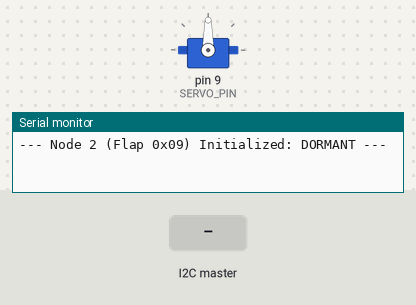
Bench run of a sketch on a simulated Arduino Uno, built with avr-gcc and run on an emulated ATmega328P. Parts: servo, the last lines printed to the serial monitor. Inputs (shaded band) come from the test bench.

Above: at 1.2 s.
1.3 s: the I2C master sends "S"
At 2.7 s:
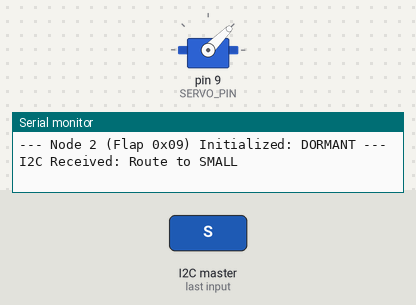
3.0 s: the I2C master sends "L"
At 4.0 s:
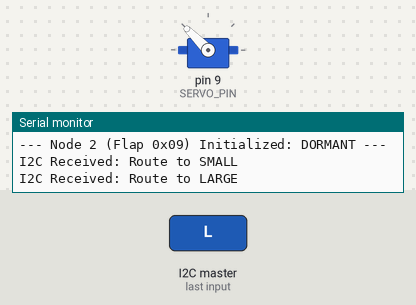
4.9 s: the I2C master sends "s"
At 5.28 s:
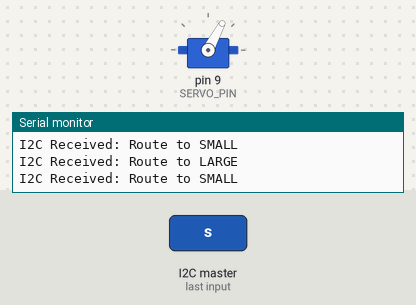
6.8 s: the I2C master sends "l"
At 7.18 s:
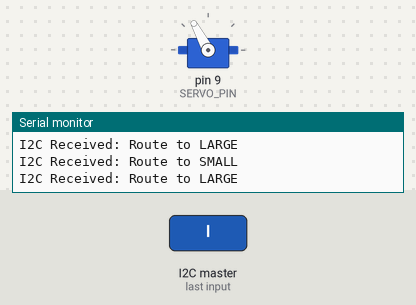
Timing chart, 0 to 9.7 s (numbered marks = the images above; inputs shaded):
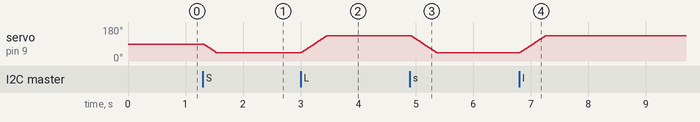

Measured:
- after the input at 1.3 s, servo on pin 9 (SERVO_PIN): moves from 90° to 45° over 0.22 s, starting at once
- after the input at 3.0 s, servo on pin 9 (SERVO_PIN): moves from 45° to 135° over 0.45 s, starting at once
- after the input at 4.9 s, servo on pin 9 (SERVO_PIN): moves from 135° to 45° over 0.45 s, starting at once
- after the input at 6.8 s, servo on pin 9 (SERVO_PIN): moves from 45° to 135° over 0.45 s, starting at once

The sketch:

module2Servo.ino
```cpp
#include <Wire.h>
#include <Servo.h>

///////////////////////////
// for I2C
///////////////////////////
#define I2C_SERVO_ADDR 0x09

///////////////////////////
// for Servo pins
///////////////////////////
Servo sorterFlap;
const int SERVO_PIN = 9;

///////////////////////////
// calibration (in degrees)
///////////////////////////
// SET HERE
// Chute angles (adjust to fit your physical frame)
const int FLAP_SMALL  = 45;
const int FLAP_CENTER = 90;
const int FLAP_LARGE  = 135;

///////////////////////////
// initial state
///////////////////////////
int currentAngle = FLAP_CENTER;
volatile char pendingCommand = 0;

///////////////////////////
// functions
///////////////////////////
void setFlapSmooth(int targetAngle){
  // if no change, do nothing
  if ( targetAngle == currentAngle) return;
  int step = (targetAngle > currentAngle) ? 1 : -1;

  // move the servo smoothly
  for (int pos = currentAngle; pos != targetAngle; pos += step) {
    sorterFlap.write(pos);
    delay(5);
  }
  sorterFlap.write(targetAngle);
  currentAngle = targetAngle;
}

void receiveEvent(int howMany) {
  while (Wire.available()){
    char cmd = Wire.read();

    // start servo
    if (cmd == 1) {
      Serial.println("[I2C] Master commanded: START");
    }
    // end servo
    else if (cmd == 0) {
      Serial.println("[I2C] Master commanded: STOP -> Centering Flap");
      pendingCommand = 'C';
    } else {
      // Receives 'S', 'L', or 'C' from Master (including mock inputs)
      pendingCommand = cmd;
    }
  }
}

///////////////////////////
// main
///////////////////////////
void setup() {
  Serial.begin(9600);

  // used to limit the angle of the servo
  // 544 = minimum pulse width in microseconds
  // 2400 = maximum pulse width in microseconds
  sorterFlap.attach(SERVO_PIN, 544, 2400);
  sorterFlap.write(currentAngle);

  Wire.begin(I2C_SERVO_ADDR);
  Wire.onReceive(receiveEvent);

  Serial.println("--- Node 2 (Flap 0x09) Initialized: DORMANT ---");
}

void loop() {
  if (pendingCommand != 0) {
    char cmd = pendingCommand;
    pendingCommand = 0; // Clear the pending flag

    switch (cmd) {
      case 'S':
      case 's':
        Serial.println("I2C Received: Route to SMALL");
        setFlapSmooth(FLAP_SMALL);
        break;

      case 'L':
      case 'l':
        Serial.println("I2C Received: Route to LARGE");
        setFlapSmooth(FLAP_LARGE);
        break;

      case 'C':
      case 'c':
        Serial.println("I2C Received: Reset to CENTER");
        setFlapSmooth(FLAP_CENTER);
        break;
    }

    delay(20);
  }
}
```
